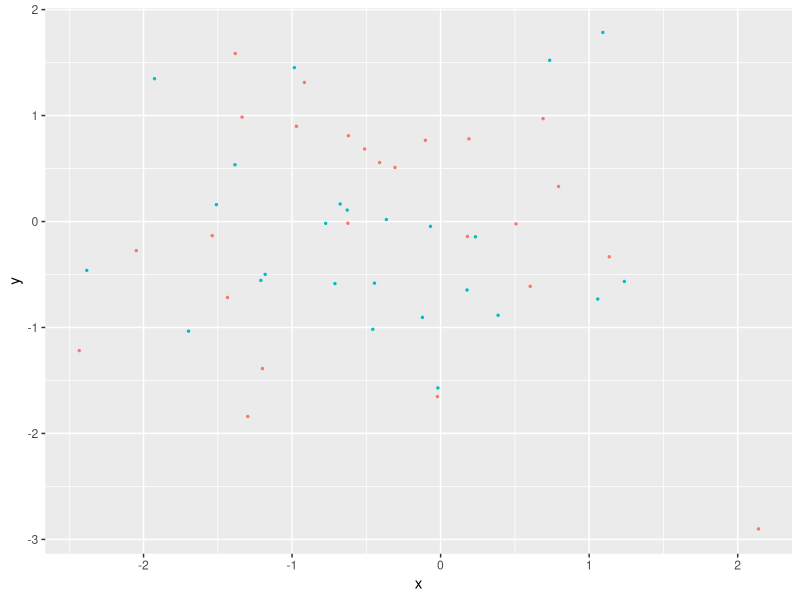
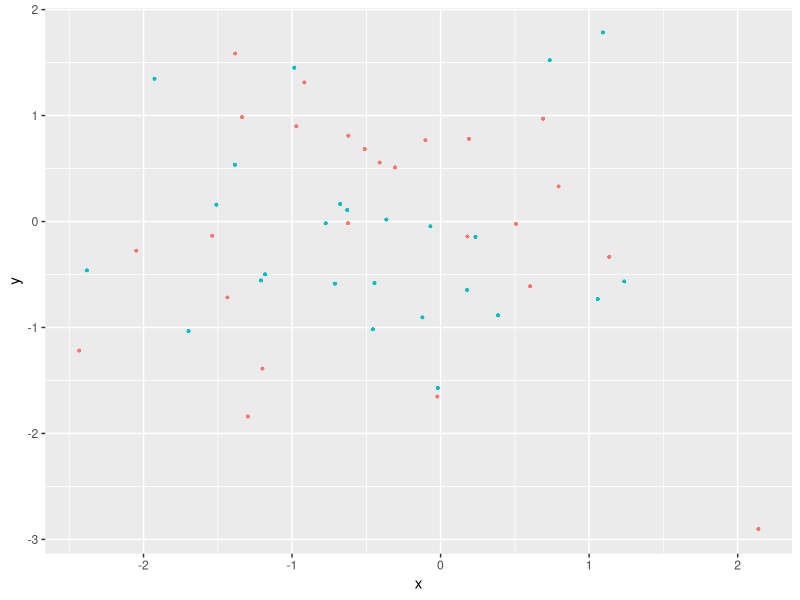
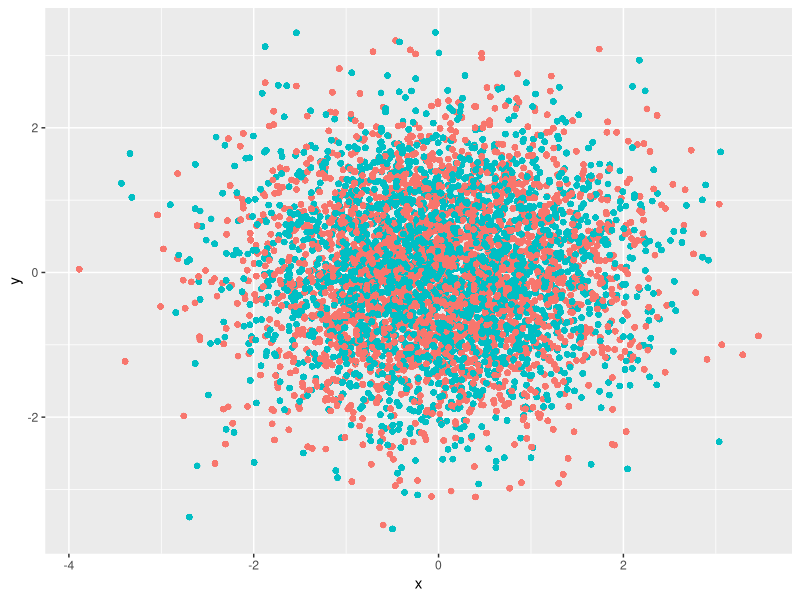
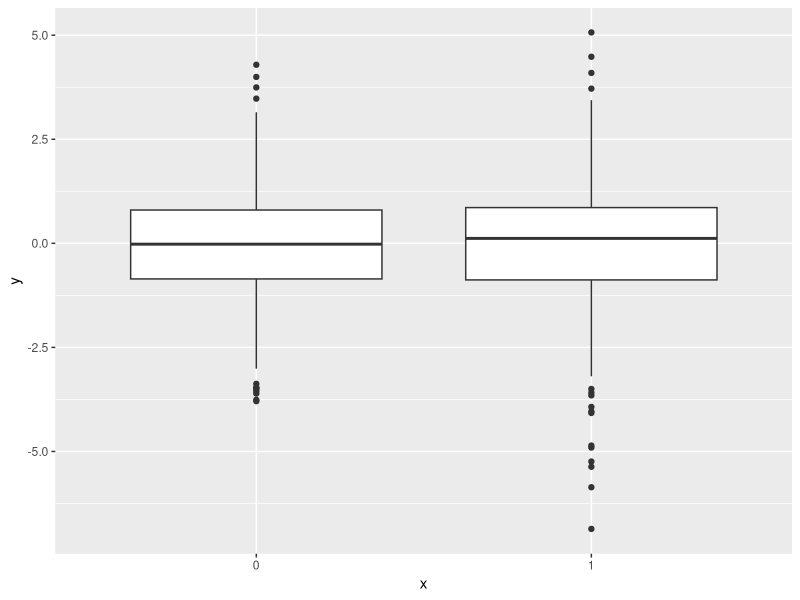
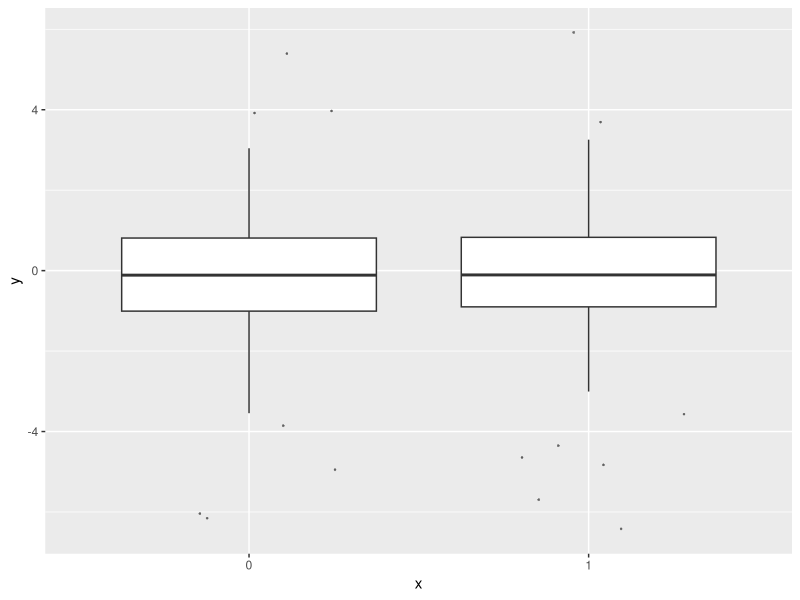
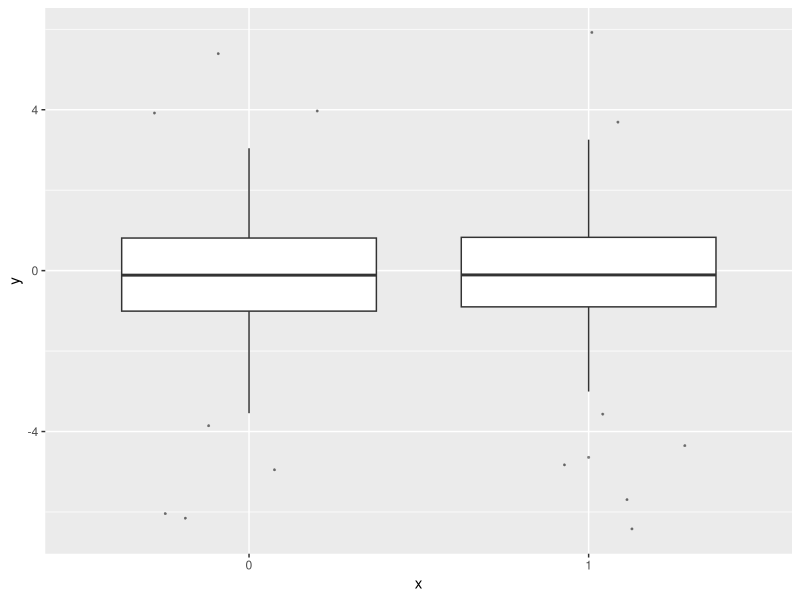
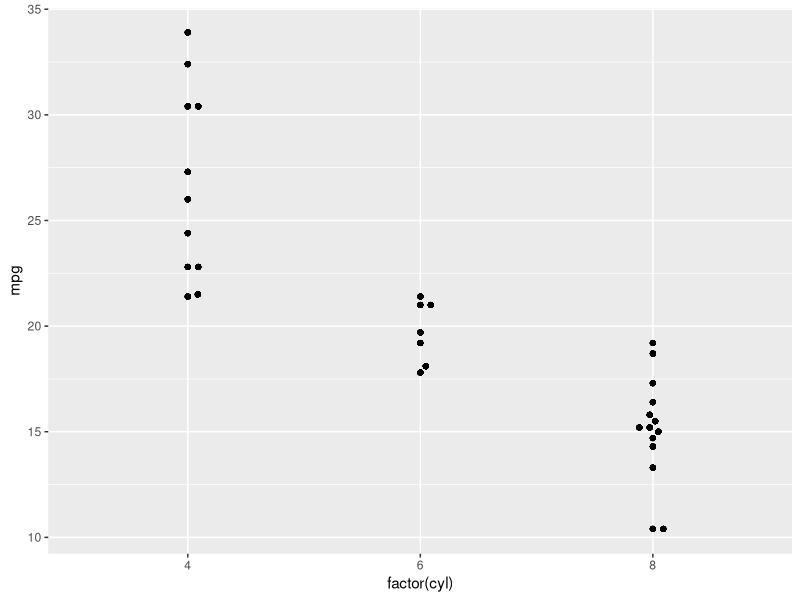
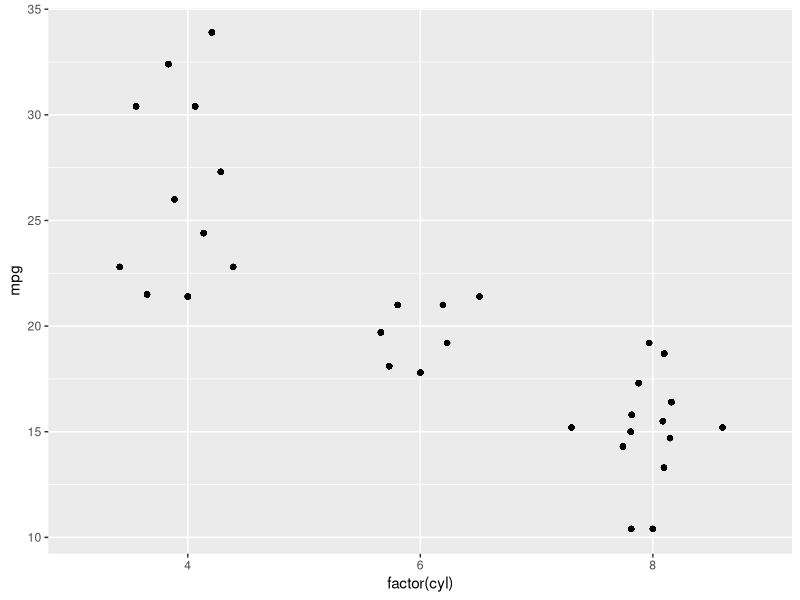

The R source for these figures, in order:
## ---- chunk 1
knitr::opts_chunk$set(
  collapse = TRUE,
  comment = "#>"
)
## ---- chunk 2
library(ggplot2)
library(ggrastr)

points_num <- 50  
df <- data.frame(x=rnorm(points_num), y=rnorm(points_num), c=as.factor(1:points_num %% 2))
gg <- ggplot(df, aes(x=x, y=y, color=c)) + scale_color_discrete(guide=FALSE)

gg_vec <- gg + geom_point(size=0.5)
print(gg_vec)
## ---- chunk 3
gg_rast <- gg + geom_point_rast(size=0.5)
print(gg_rast)
## ---- chunk 4
PrintFileSize <- function(gg, name) {
  invisible(ggsave('tmp.pdf', gg, width=4, height=4))
  cat(name, ': ', file.info('tmp.pdf')$size / 1024, ' Kb.\n', sep = '')
  unlink('tmp.pdf')
}

PrintFileSize(gg_rast, 'Raster')
PrintFileSize(gg_vec, 'Vector')
## ---- chunk 5
points_num <- 1000000
df <- data.frame(x=rnorm(points_num), y=rnorm(points_num), c=as.factor(1:points_num %% 2))
gg <- ggplot(df, aes(x=x, y=y, color=c)) + scale_color_discrete(guide=FALSE)

gg_vec <- gg + geom_point(size=0.5)
gg_rast <- gg + geom_point_rast(size=0.5)

PrintFileSize(gg_rast, 'Raster')
PrintFileSize(gg_vec, 'Vector')
## ---- chunk 6
library(ggplot2)
library(ggrastr)

points_num <- 5000 
df <- data.frame(x=rnorm(points_num), y=rnorm(points_num), c=as.factor(1:points_num %% 2))
gg <- ggplot(df, aes(x=x, y=y, color=c)) + scale_color_discrete(guide=FALSE)

gg_jitter_rast <- gg + geom_jitter_rast(raster.dpi=600)
print(gg_jitter_rast)
## ---- chunk 7
library(ggplot2)
library(ggrastr)

coords <- expand.grid(1:500, 1:500)
coords$Value <- 1 / apply(as.matrix(coords), 1, function(x) sum((x - c(50, 50))^2)^0.01)
gg_tile_vec <- ggplot(coords) + geom_tile(aes(x=Var1, y=Var2, fill=Value))
gg_tile_rast <- ggplot(coords) + geom_tile_rast(aes(x=Var1, y=Var2, fill=Value))
## ---- chunk 8
PrintFileSize(gg_tile_rast, 'Raster')
PrintFileSize(gg_tile_vec, 'Vector')
## ---- chunk 9
library(ggplot2)
library(ggrastr)

points_num <- 500
df <- data.frame(x=as.factor(1:points_num %% 2), y=log(abs(rcauchy(points_num))))
gg <- ggplot(df, aes(x=x, y=y)) + scale_color_discrete(guide=FALSE)

boxplot <- gg + geom_boxplot()
print(boxplot)
## ---- chunk 10
points_num <- 500
df <- data.frame(x=as.factor(1:points_num %% 2), y=log(abs(rcauchy(points_num))))
gg <- ggplot(df, aes(x=x, y=y)) + scale_color_discrete(guide=FALSE)

gg_box_vec <- gg + geom_boxplot_jitter(outlier.size=0.1, outlier.jitter.width=0.3, outlier.alpha=0.5)
print(gg_box_vec)
## ---- chunk 11
gg_box_rast <- gg + geom_boxplot_jitter(outlier.size=0.1, outlier.jitter.width=0.3, outlier.alpha=0.5, raster=TRUE, raster.dpi=200)
print(gg_box_rast)
## ---- chunk 12
PrintFileSize(gg_box_rast, 'Raster')
PrintFileSize(gg_box_vec, 'Vector')
## ---- chunk 13
library(ggplot2)
library(ggrastr)

ggplot(mtcars) + geom_beeswarm_rast(aes(x = factor(cyl), y=mpg), raster.dpi=600, cex=1.5)
## ---- chunk 14
library(ggplot2)
library(ggrastr)

ggplot(mtcars) + geom_quasirandom_rast(aes(x = factor(cyl), y=mpg), raster.dpi=600)
## ---- chunk 15
points_num <- 10
df <- data.frame(x=rnorm(points_num), y=rnorm(points_num), c=as.factor(1:points_num %% 2))
ggplot(df, aes(x=x, y=y, color=c)) + geom_point_rast(size=0.5)
## ---- chunk 16
points_num <- 10
df <- data.frame(x=rnorm(points_num), y=rnorm(points_num), c=as.factor(1:points_num %% 2))
ggplot(df, aes(x=x, y=y, color=c)) + geom_point_rast(size=0.5)
